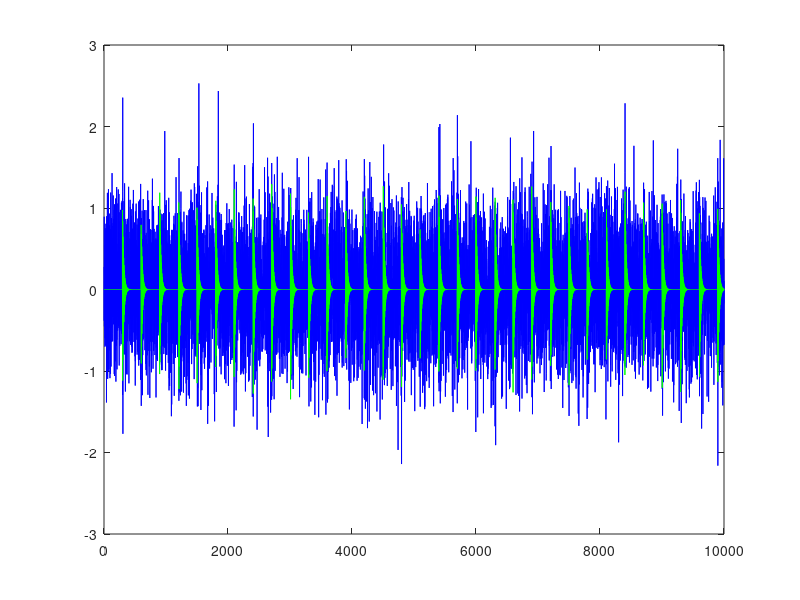

Source code (MATLAB): (Note: this script raises an error after producing the figure.)
clc
clear
close all
addpath('.\Gabor')
addpath('.\RPCA')
%% simulate the signal
L = 1e4;        % signal length
T = 300;        % mean period of impulses

impulses = zeros(L,1);
I = 0:T:L;
I = round(I + 1e-2*T*randn(size(I)));
I = I(I<=L);
I = I(I>0);
impulses(I) = sign(randn(size(I))) + .1*randn(size(I));

r = 0.95;
a = [1 -2*cos(2*pi*.2)*r r^2];
b = [1 -1];
x = filter(b,a,impulses);
% noise = randn(L,1);
% NSR = 3;  % NSR = 3 is close to working limit...
SNR =  -5; %dB
% signal = x + NSR*noise*std(x);
power_signal =  std(x); % std(x,1) normalizes by N and produces the square root of the second
   %  moment of the sample about its mean
%power_signal = std(x)^2;
%power_noise = (power_signal/(10^(0.1*SNR)))^0.5
%power_signal1 = sqrt(sum(x.^2-mean(x))/L);
power_noise=power_signal/( 10^(0.1*SNR));
signal  = x  + randn(L,1)*power_noise;

figure(1);
plot(signal,'b');
hold on
plot(x,'g');
%%
% Gabor analysis without zero-padding
Nw = 2^6;
R = Nw*2/8;
% R = Nw*1/8;
g = hanning(Nw,'periodic')/sqrt(1.5);
c = cgt(signal,g,R);

figure(2);
imagesc(abs(c))
%% construct the rank-1 matrix
M = abs(c).^2;

figure(3);
imagesc(M)

% rank = 1;
% lambda = 10; power =0;
% [LR,SR,RMSE,error]=SSGoDec(M,rank,lambda,power);

% LR = LR.';
% SR = SR.';
% Accelerated Proximal Gradient: APG
% RPCA for low rank and sparse matrix seperation
% LR is the low rank part and SR is sparse part

 % lambda = 0.01;
 % mu = 10e-3;
 % [LR, SR] = proximal_gradient_rpca(M, lambda,10000,1e-7,0,1,0.9,mu);
  %lambda = 0.01;
  %[LR, SR] = proximal_gradient_rpca(M, lambda);

D_measured = M;
Li = 0.5;
N_iter = 10;
SC = 1e-2;
mu = norm(D_measured,'fro'); mu_final = 1e-16*mu; alp = 0.02;
[LR,SR,para_val]  = RPCA_FISTA(Li,N_iter,D_measured,SC,mu_final,mu,alp);


%% plot the reconstructed sparse and low rank matrix
figure(4)
imagesc(10*log10(abs(LR)))
title('Low rank decomposition L','FontSize',14)
%clim = get(gca, 'clim');
cmap=colormap('hot');
colormap(cmap(end:-1:1, :));
% set(gca, 'clim',[0 max(max(max(LR)),max(max(SR)))]);
set(gca, 'clim', max(max(max(10*log10(abs(LR)))),max(max(10*log10(abs(SR))))) + [-30 0])
xlabel('Time(seconds)','FontSize',14)
ylabel('Frequency(Hz)','FontSize',14)

figure(5)
imagesc(10*log10(abs(SR)))
set(gca, 'clim', max(max(max(10*log10(abs(LR)))),max(max(10*log10(abs(SR)))))+ [-30 0])
%imagesc(x_axis,[],SR)
%set(gca, 'clim',[0 max(max(max(LR)),max(max(SR)))]);
%set(gca, 'clim',clim);
cmap=colormap('hot');
colormap(cmap(end:-1:1, :));
title('Sparse decomposition S (lambda = 0.01)','FontSize',14);
xlabel('Time(seconds)','FontSize',14);
ylabel('Frequency(Hz)','FontSize',14);

%% reconstruct the complex low rank and sparse matrix
PHASE = angle(c);
LRC = sqrt(LR).*exp(1i.*PHASE);
SRC = sqrt(SR).*exp(1i.*PHASE);

% refine the results and filtering
gain = 6;
mask = double(abs(SRC)> (gain*abs(LRC))); 
SRC = SRC.*mask;

% plot the scree diagram
D1 = svd(LR);
D2 = svd(SR);
D3 = svd(SRC);
D4 = svd(LRC);

figure(6);
subplot(411);
stem(D1);
xlabel('sigular values of low rank');
subplot(412);
stem(D2);
xlabel('sigular values of real sparse matrix');
subplot(413);
stem(D3);
xlabel('sigular values of complex sparse matrix after masking');
subplot(414);
stem(D4);
xlabel('sigular values of complex low rank');
%
%%
figure(7)
imagesc(abs(SRC));
cmap=colormap('hot');
colormap(cmap(end:-1:1, :));
% set(gca, 'clim',[0 max(max(max(abs(LRC))),max(max(abs(SRC))))]);
title('Sparse decomposition X (Nw = 256 lambda = 0.02)','FontSize',14)
xlabel('Time(seconds)','FontSize',14)
ylabel('Frequency(Hz)','FontSize',14)

% inverse Gabor transform
[xx_SRC,gg] = icrgt(SRC,g,R);

figure(8)
plot(signal)
hold on
plot(x,'g'),
hold on
plot(real(xx_SRC),'r')
title('Nw = 256  lambda = 0.4','FontSize',14)
%legend('Measurements','Transient Signal','Separated Transient Signal','fontsize',16)
xlabel('Sample Number','FontSize',14)
ylabel('Amplitude','FontSize',14)


